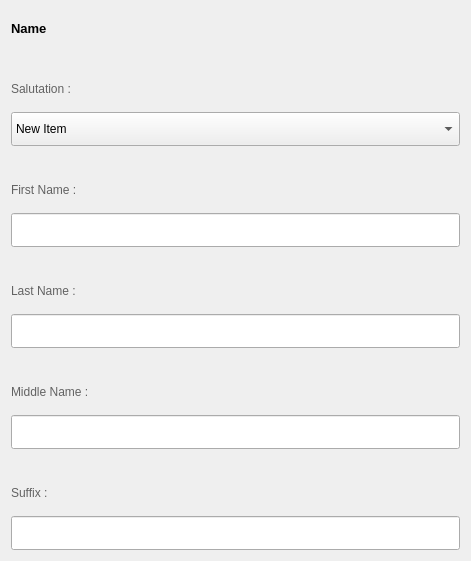
               <widget class="QWidget" name="layoutWidget">
                <property name="geometry">
                 <rect>
                  <x>40</x>
                  <y>380</y>
                  <width>471</width>
                  <height>561</height>
                 </rect>
                </property>
                <layout class="QVBoxLayout" name="verticalLayout_3">
                 <item>
                  <widget class="QLabel" name="NameLabel">
                   <property name="font">
                    <font>
                     <pointsize>10</pointsize>
                     <bold>true</bold>
                    </font>
                   </property>
                   <property name="styleSheet">
                    <string notr="true">color: rgb(0, 0, 0);</string>
                   </property>
                   <property name="text">
                    <string>Name </string>
                   </property>
                  </widget>
                 </item>
                 <item>
                  <spacer name="verticalSpacer_2">
                   <property name="orientation">
                    <enum>Qt::Orientation::Vertical</enum>
                   </property>
                   <property name="sizeType">
                    <enum>QSizePolicy::Policy::Maximum</enum>
                   </property>
                   <property name="sizeHint" stdset="0">
                    <size>
                     <width>10</width>
                     <height>20</height>
                    </size>
                   </property>
                  </spacer>
                 </item>
                 <item>
                  <widget class="QLabel" name="SalutationLabel">
                   <property name="styleSheet">
                    <string notr="true">color: rgb(98, 98, 98);</string>
                   </property>
                   <property name="text">
                    <string>Salutation :</string>
                   </property>
                  </widget>
                 </item>
                 <item>
                  <widget class="QComboBox" name="Salutation">
                   <property name="maximumSize">
                    <size>
                     <width>16777215</width>
                     <height>150</height>
                    </size>
                   </property>
                   <item>
                    <property name="text">
                     <string>New Item</string>
                    </property>
                   </item>
                   <item>
                    <property name="text">
                     <string>New Item</string>
                    </property>
                   </item>
                   <item>
                    <property name="text">
                     <string>New Item</string>
                    </property>
                   </item>
                   <item>
                    <property name="text">
                     <string>New Item</string>
                    </property>
                   </item>
                  </widget>
                 </item>
                 <item>
                  <spacer name="verticalSpacer">
                   <property name="orientation">
                    <enum>Qt::Orientation::Vertical</enum>
                   </property>
                   <property name="sizeType">
                    <enum>QSizePolicy::Policy::Maximum</enum>
                   </property>
                   <property name="sizeHint" stdset="0">
                    <size>
                     <width>10</width>
                     <height>20</height>
                    </size>
                   </property>
                  </spacer>
                 </item>
                 <item>
                  <widget class="QLabel" name="FirstNameLabel">
                   <property name="styleSheet">
                    <string notr="true">color: rgb(98, 98, 98);</string>
                   </property>
                   <property name="text">
                    <string>First Name :</string>
                   </property>
                  </widget>
                 </item>
                 <item>
                  <widget class="QLineEdit" name="FirstName">
                   <property name="maximumSize">
                    <size>
                     <width>16777215</width>
                     <height>300</height>
                    </size>
                   </property>
                  </widget>
                 </item>
                 <item>
                  <spacer name="verticalSpacer_3">
                   <property name="orientation">
                    <enum>Qt::Orientation::Vertical</enum>
                   </property>
                   <property name="sizeType">
                    <enum>QSizePolicy::Policy::Maximum</enum>
                   </property>
                   <property name="sizeHint" stdset="0">
                    <size>
                     <width>10</width>
                     <height>20</height>
                    </size>
                   </property>
                  </spacer>
                 </item>
                 <item>
                  <widget class="QLabel" name="LastNameLabel">
                   <property name="styleSheet">
                    <string notr="true">color: rgb(98, 98, 98);</string>
                   </property>
                   <property name="text">
                    <string>Last Name :</string>
                   </property>
                  </widget>
                 </item>
                 <item>
                  <widget class="QLineEdit" name="LastName">
                   <property name="maximumSize">
                    <size>
                     <width>16777215</width>
                     <height>300</height>
                    </size>
                   </property>
                  </widget>
                 </item>
                 <item>
                  <spacer name="verticalSpacer_4">
                   <property name="orientation">
                    <enum>Qt::Orientation::Vertical</enum>
                   </property>
                   <property name="sizeType">
                    <enum>QSizePolicy::Policy::Maximum</enum>
                   </property>
                   <property name="sizeHint" stdset="0">
                    <size>
                     <width>10</width>
                     <height>20</height>
                    </size>
                   </property>
                  </spacer>
                 </item>
                 <item>
                  <widget class="QLabel" name="MiddleNameLabel">
                   <property name="styleSheet">
                    <string notr="true">color: rgb(98, 98, 98);</string>
                   </property>
                   <property name="text">
                    <string>Middle Name :</string>
                   </property>
                  </widget>
                 </item>
                 <item>
                  <widget class="QLineEdit" name="MiddleName">
                   <property name="maximumSize">
                    <size>
                     <width>16777215</width>
                     <height>300</height>
                    </size>
                   </property>
                  </widget>
                 </item>
                 <item>
                  <spacer name="verticalSpacer_5">
                   <property name="orientation">
                    <enum>Qt::Orientation::Vertical</enum>
                   </property>
                   <property name="sizeType">
                    <enum>QSizePolicy::Policy::Maximum</enum>
                   </property>
                   <property name="sizeHint" stdset="0">
                    <size>
                     <width>10</width>
                     <height>20</height>
                    </size>
                   </property>
                  </spacer>
                 </item>
                 <item>
                  <widget class="QLabel" name="SuffixLabel">
                   <property name="styleSheet">
                    <string notr="true">color: rgb(98, 98, 98);</string>
                   </property>
                   <property name="text">
                    <string>Suffix :</string>
                   </property>
                  </widget>
                 </item>
                 <item>
                  <widget class="QLineEdit" name="Suffix">
                   <property name="maximumSize">
                    <size>
                     <width>16777215</width>
                     <height>300</height>
                    </size>
                   </property>
                  </widget>
                 </item>
                </layout>
               </widget>
